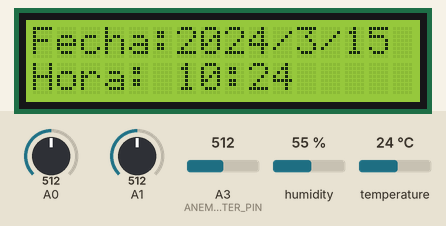
A sketch run on a simulated Arduino Uno, built with avr-gcc and run on an emulated ATmega328P. Parts: 16×2 character LCD. The inputs (shaded band) are chosen by the test bench; at power-on: A0 = 512, humidity 55 %, A1 = 512, A3 (ANEMOMETER_PIN) = 512, temperature 24 °C. The local clock reads 2024-03-15 10:24:30 at power-on unless the sketch sets it; what the sketch prints to the serial monitor is not drawn.

Above: at 2.2 s.
2.3 s: A0 set to 592
15.9 s: A0 set to 612
At 26.2 s:
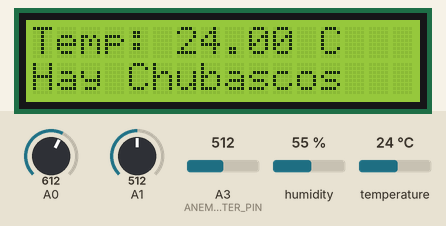
29.4 s: A0 set to 290
At 36.5 s:
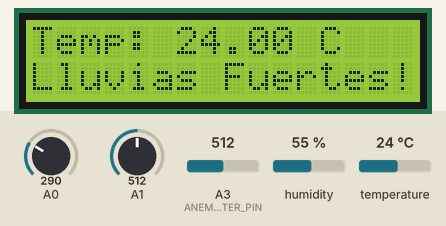
40.0 s: A0 set to 960
At 48.1 s:
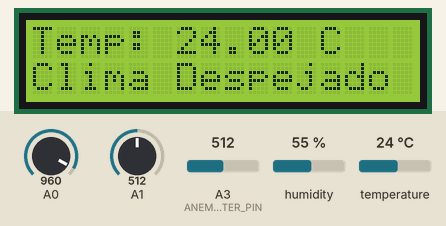
50.6 s: humidity set to 22 %
At 60.3 s:
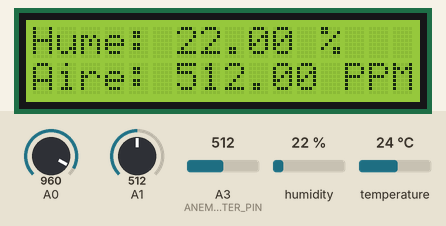
63.8 s: A1 set to 610
At 71.8 s:
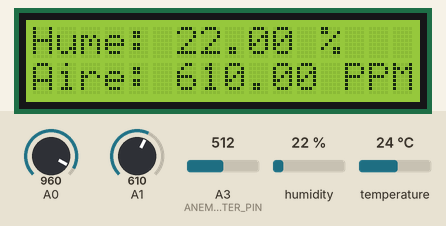
Timing chart, 0 to 73.3 s (numbered marks = the images above; inputs shaded):
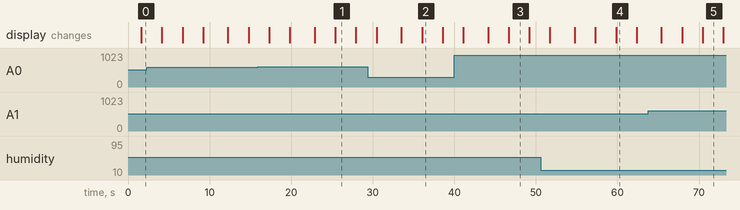

Measured:
- the behaviour switches between 600 and 601 on A0 (found by bisection; images 0 and 1)
- after the input at 15.9 s, the display: first differs from a run without the input after 9.5 s (image 1)
- after the input at 29.4 s, the display: first differs from a run without the input after 6.6 s (image 2)
- after the input at 40.0 s, the display: first differs from a run without the input after 6.7 s (image 3)
- what the display in image 1 shows lasts 2.5 s, from 25.4 s to 27.9 s

The sketch:

NO_LO_TOQUES.ino
```cpp
// Llamamos a las librerias que vamos a necesitar
#include <Wire.h> // Librería para comunicación I2C
#include <LiquidCrystal_I2C.h> // Librería para controlar el LCD I2C
#include "DHT.h" // Cargamos la librería DHT
#include "RTClib.h" // Librería del reloj real

// CONFIGURACIONES
#define DHTPIN 2 // Seleccionamos el pin en el que se conectará el sensor
#define DHTTYPE DHT22 // Se selecciona el DHT11 (hay otros DHT)
#define VOLTAGE_DIVIDER_RATIO 2.0 // El divisor de voltaje utilizado
#define ANEMOMETER_PIN A3 // El pin del puerto analógico al que está conectado el anemómetro

// DECLARACIÓN DE OBJETOS
RTC_DS1307 RTC; // Objeto para acceder al reloj real
DHT dht(DHTPIN, DHTTYPE); // Se inicia una variable que será usada por Arduino para comunicarse con el sensor
LiquidCrystal_I2C lcd(0x27, 16, 2); // Configuramos el display

void setup () {
  Serial.begin(9600);
  // Inicializar el LCD
  lcd.init();
  lcd.backlight();
  lcd.clear();
  lcd.print("Iniciando...");

  delay(1000);
  dht.begin(); //iniciar el sensor de temperatura y humedad
  //Iniciar el reloj
  Wire.begin(); // Inicializamos la librería wire
  RTC.begin(); // Inicializamos el módulo reloj
  if (! RTC.isrunning()) {
    Serial.println("RTC no esta funcionando, se establecera la hora actual!");
    RTC.adjust(DateTime(F(__DATE__), F(__TIME__))); // Poniendo el reloj en hora
  }

  DateTime now = RTC.now();
  DateTime DATE(now.year(), now.month(), now.day(), now.hour(), now.minute(), now.second());
  RTC.adjust(DateTime(DATE));
  Serial.println("La hora se ha establecido correctamente.");

}


void loop() {
  double sensorTemp = dht.readTemperature();
  double sensorRain = analogRead(A0);
  double sensorHumidity = dht.readHumidity();
  double sensorAir = analogRead(A1);
  double voltage = analogRead(ANEMOMETER_PIN) * (3.3 / 1023.0); // Leer el voltaje de la señal analógica y convertirlo a voltios
  double sensorWind = (3.0 * PI * 0.42 / 0.6) * 0.7 / VOLTAGE_DIVIDER_RATIO * voltage; // Calcular la velocidad del viento en m/s

  Serial.print(sensorTemp, 2);
  Serial.print(",");
  Serial.print(sensorRain, 2);
  Serial.print(",");
  Serial.print(sensorHumidity, 2);
  Serial.print(",");
  Serial.print(sensorAir, 2);
  Serial.print(",");
  Serial.print(sensorWind, 2);
  Serial.println(); // Agrega un salto de línea al final
  delay(500);

  DateTime now = RTC.now(); // Creamos un objeto que contiene la hora y fecha actual
  lcd.clear();
  lcd.setCursor(0, 0);

  // FUNCION PARA MOSTRAR LA FECHA
  lcd.print("Fecha:");
  lcd.print(now.year(), DEC); // A§o
  lcd.print('/');
  lcd.print(now.month(), DEC); // Mes
  lcd.print('/');
  lcd.print(now.day(), DEC); // Dia
  lcd.print(' ');
  // FUNCION PARA MOSTRAR LA HORA
  lcd.setCursor(0, 1);
  lcd.print("Hora: ");
  lcd.print(now.hour(), DEC);
  lcd.print(":");
  lcd.print(now.minute(), DEC);

  delay(2500); //ESPERAR 5 SEGUNDOS PARA CAMBIAR PANTALL

  // FUNCION PARA MOSTRAR LA TEMPERATURA
  lcd.clear();
  lcd.setCursor(0, 0);
  lcd.print("Temp: ");
  lcd.print(sensorTemp, 2);
  lcd.print(" C");

  // FUNCION PARA EL SENSOR DE LLUVIA
  if (sensorRain > 950)
    {
      lcd.setCursor(0, 1);
      lcd.print("Clima Despejado");
    }
  else if (sensorRain <= 950 && sensorRain >600 )
  {
    lcd.setCursor(0, 1);
    lcd.print("Hay Chubascos");
  }
  else if (sensorRain <= 600 && sensorRain > 300)
  {
    lcd.setCursor(0, 1);
    lcd.print("Lluvia Moderada");
  }
  else
  {
    lcd.setCursor(0, 1);
    lcd.print("Lluvias Fuertes!");
  }

  delay(2500); // Esperamos 5 segundo para actualizar la pantalla

  // FUNCION PARA MOSTRAR LA HUMEDAD
  lcd.clear(); // Limpia el LCD
  lcd.setCursor(0, 0);
  lcd.print("Hume: ");
  lcd.print(sensorHumidity, 2);
  lcd.print(" %");

  // SENSOR DE CALIDAD DEL AIRE
  lcd.setCursor(0, 1); // Establece el cursor en la primera columna de la primera fila
  lcd.print("Aire: ");
  lcd.print(sensorAir, 2);
  lcd.print(" PPM");

  delay(2500);

  // FUNCION PARA LA VELOCIDAD DEL VIENTO
  lcd.clear();
  lcd.setCursor(0, 0);
  lcd.print("Vel. del viento:");
  lcd.setCursor(0, 1);
  lcd.print(sensorWind, 2);
  lcd.print(" m/s");

  delay(2500);

}
```
